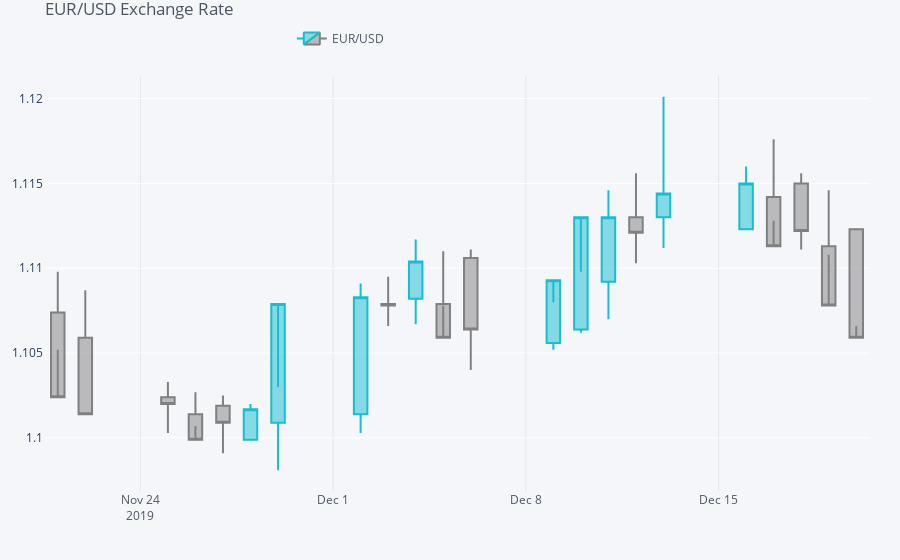

Here is the notebook cell this chart was saved with:
### Code cell
qf = cf.QuantFig(
        quotes, 
        title='EUR/USD Exchange Rate',
        legend='top',
        name='EUR/USD')

plyo.iplot(
            qf.iplot(asFigure=True),
            image='png',
            filename='qf_01')

### Figure 1 — Plotly figure (JSON) as saved in the notebook; plotly's stock layout.template omitted (floating-point values rounded to 4 significant figures)
{"data": [{"close": [1.106, 1.108, 1.112, 1.111, 1.115, 1.114, 1.112, 1.113, 1.113, 1.109, 1.106, 1.106, 1.11, 1.108, 1.108, 1.108, 1.102, 1.101, 1.1, 1.102, 1.101, 1.102], "decreasing": {"line": {"color": "#808080"}}, "high": [1.112, 1.115, 1.116, 1.118, 1.116, 1.12, 1.116, 1.115, 1.11, 1.108, 1.111, 1.111, 1.112, 1.109, 1.109, 1.103, 1.102, 1.103, 1.103, 1.103, 1.109, 1.11], "increasing": {"line": {"color": "#17BECF"}}, "low": [1.107, 1.111, 1.111, 1.113, 1.112, 1.111, 1.11, 1.107, 1.106, 1.105, 1.104, 1.108, 1.107, 1.107, 1.1, 1.098, 1.1, 1.099, 1.101, 1.1, 1.101, 1.105], "name": "EUR/USD", "open": [1.112, 1.111, 1.115, 1.114, 1.112, 1.113, 1.113, 1.109, 1.106, 1.106, 1.111, 1.108, 1.108, 1.108, 1.101, 1.101, 1.1, 1.102, 1.101, 1.102, 1.106, 1.107], "showlegend": true, "type": "candlestick", "x": ["2019-12-20", "2019-12-19", "2019-12-18", "2019-12-17", "2019-12-16", "2019-12-13", "2019-12-12", "2019-12-11", "2019-12-10", "2019-12-09", "2019-12-06", "2019-12-05", "2019-12-04", "2019-12-03", "2019-12-02", "2019-11-29", "2019-11-28", "2019-11-27", "2019-11-26", "2019-11-25", "2019-11-22", "2019-11-21"], "yaxis": "y2"}], "layout": {"legend": {"bgcolor": "#F5F6F9", "font": {"color": "#4D5663"}, "orientation": "h", "x": 0.3, "y": 0.95, "yanchor": "bottom"}, "margin": {"b": 30, "l": 30, "r": 30, "t": 30}, "paper_bgcolor": "#F5F6F9", "plot_bgcolor": "#F5F6F9", "showlegend": true, "title": {"font": {"color": "#4D5663"}, "text": "EUR/USD Exchange Rate"}, "xaxis": {"anchor": "y2", "gridcolor": "#E1E5ED", "rangeselector": {"bgcolor": "rgba(150, 200, 250, 1)", "buttons": [{"count": 1, "label": "1m", "step": "month", "stepmode": "backward"}, {"count": 1, "label": "1y", "step": "year", "stepmode": "backward"}], "font": {"size": 13}, "visible": false, "x": 0, "y": 0.9}, "rangeslider": {"visible": false}, "showgrid": true, "tickfont": {"color": "#4D5663"}, "title": {"font": {"color": "#4D5663"}, "text": ""}, "zerolinecolor": "#E1E5ED"}, "yaxis": {"gridcolor": "#E1E5ED", "showgrid": true, "showticklabels": false, "tickfont": {"color": "#4D5663"}, "title": {"font": {"color": "#4D5663"}, "text": ""}, "zerolinecolor": "#E1E5ED"}, "yaxis2": {"domain": [0, 0.9]}}}
